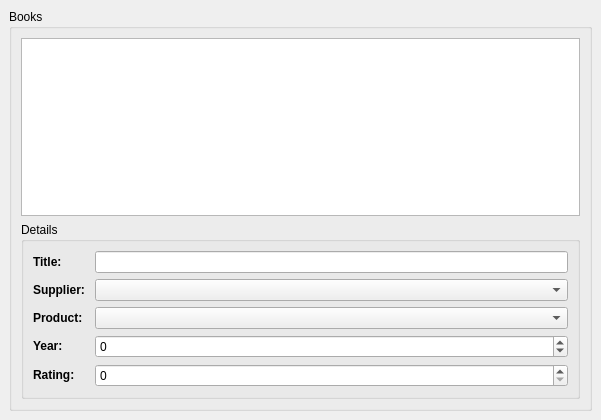
<?xml version="1.0" encoding="UTF-8"?>
<ui version="4.0">
 <class>MainWindow</class>
 <widget class="QMainWindow" name="MainWindow">
  <property name="geometry">
   <rect>
    <x>0</x>
    <y>0</y>
    <width>601</width>
    <height>420</height>
   </rect>
  </property>
  <property name="windowTitle">
   <string>Books</string>
  </property>
  <widget class="QWidget" name="centralWidget">
   <layout class="QVBoxLayout">
    <property name="spacing">
     <number>6</number>
    </property>
    <property name="leftMargin">
     <number>9</number>
    </property>
    <property name="topMargin">
     <number>9</number>
    </property>
    <property name="rightMargin">
     <number>9</number>
    </property>
    <property name="bottomMargin">
     <number>9</number>
    </property>
    <item>
     <widget class="QGroupBox" name="groupBox">
      <property name="title">
       <string>Books</string>
      </property>
      <layout class="QVBoxLayout">
       <property name="spacing">
        <number>6</number>
       </property>
       <property name="leftMargin">
        <number>9</number>
       </property>
       <property name="topMargin">
        <number>9</number>
       </property>
       <property name="rightMargin">
        <number>9</number>
       </property>
       <property name="bottomMargin">
        <number>9</number>
       </property>
       <item>
        <widget class="QTableView" name="bookTable">
         <property name="selectionBehavior">
          <enum>QAbstractItemView::SelectRows</enum>
         </property>
        </widget>
       </item>
       <item>
        <widget class="QGroupBox" name="groupBox_2">
         <property name="title">
          <string>Details</string>
         </property>
         <layout class="QFormLayout">
          <item row="0" column="0">
           <widget class="QLabel" name="label_5">
            <property name="text">
             <string>&lt;b&gt;Title:&lt;/b&gt;</string>
            </property>
           </widget>
          </item>
          <item row="0" column="1">
           <widget class="QLineEdit" name="titleEdit">
            <property name="enabled">
             <bool>true</bool>
            </property>
           </widget>
          </item>
          <item row="1" column="0">
           <widget class="QLabel" name="label_2">
            <property name="text">
             <string>&lt;b&gt;Supplier: &lt;/b&gt;</string>
            </property>
           </widget>
          </item>
          <item row="1" column="1">
           <widget class="QComboBox" name="supplierEdit">
            <property name="enabled">
             <bool>true</bool>
            </property>
           </widget>
          </item>
          <item row="2" column="0">
           <widget class="QLabel" name="label_3">
            <property name="text">
             <string>&lt;b&gt;Product:&lt;/b&gt;</string>
            </property>
           </widget>
          </item>
          <item row="2" column="1">
           <widget class="QComboBox" name="productEdit">
            <property name="enabled">
             <bool>true</bool>
            </property>
           </widget>
          </item>
          <item row="3" column="0">
           <widget class="QLabel" name="label_4">
            <property name="text">
             <string>&lt;b&gt;Year:&lt;/b&gt;</string>
            </property>
           </widget>
          </item>
          <item row="3" column="1">
           <widget class="QSpinBox" name="yearEdit">
            <property name="enabled">
             <bool>true</bool>
            </property>
            <property name="prefix">
             <string/>
            </property>
            <property name="minimum">
             <number>-1000</number>
            </property>
            <property name="maximum">
             <number>2100</number>
            </property>
           </widget>
          </item>
          <item row="4" column="0">
           <widget class="QLabel" name="label">
            <property name="text">
             <string>&lt;b&gt;Rating:&lt;/b&gt;</string>
            </property>
           </widget>
          </item>
          <item row="4" column="1">
           <widget class="QSpinBox" name="ratingEdit">
            <property name="maximum">
             <number>5</number>
            </property>
           </widget>
          </item>
         </layout>
        </widget>
       </item>
      </layout>
     </widget>
    </item>
   </layout>
  </widget>
 </widget>
 <tabstops>
  <tabstop>bookTable</tabstop>
  <tabstop>titleEdit</tabstop>
  <tabstop>supplierEdit</tabstop>
  <tabstop>productEdit</tabstop>
  <tabstop>yearEdit</tabstop>
 </tabstops>
 <resources/>
 <connections/>
</ui>
